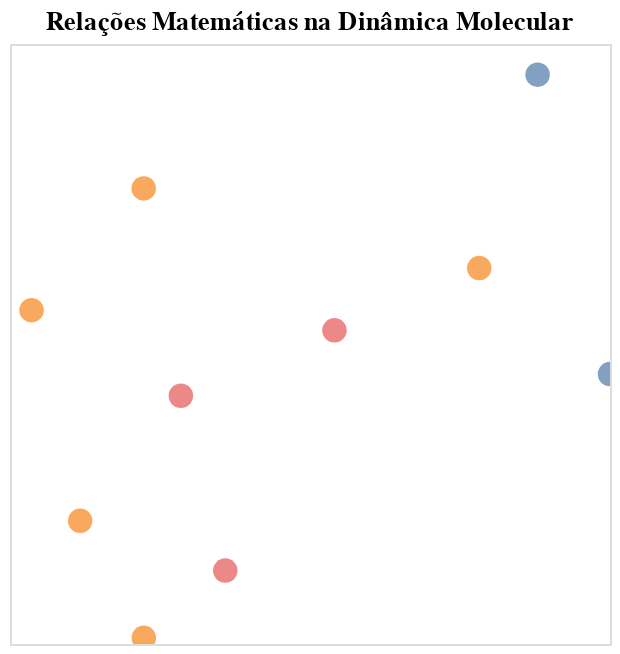

This figure's notebook cell:
### Code cell
# Criar grafo NetworkX para layout
G = nx.Graph()
for node in nodes:
    G.add_node(node['id'], group=node['group'])
for edge in edges:
    G.add_edge(edge['source'], edge['target'], relationship=edge.get('relationship', None))

# Calcular posições dos nós usando um algoritmo de layout
# Calcular posições dos nós usando um algoritmo de layout
# pos = nx.spring_layout(G, seed=42)
# pos = nx.circular_layout(G)
pos = nx.kamada_kawai_layout(G)

# Adicionar posições aos nós
for node_id, (x, y) in pos.items():
    for node in nodes:
        if node['id'] == node_id:
            node['x'] = x
            node['y'] = y
            break

# Criar gráfico Altair (sem eixos)
base = alt.Chart(alt.Data(values=nodes)).mark_circle(size=150).encode(
    x=alt.X('x:Q', axis=None),  # Remover eixo X
    y=alt.Y('y:Q', axis=None),  # Remover eixo Y
    color=alt.Color('group:N', legend=None),
    tooltip=['id:N', 'group:N']
).properties(
    title='Relações Matemáticas na Dinâmica Molecular'
).interactive()

edges_chart = alt.Chart(alt.Data(values=edges)).mark_line(point=alt.OverlayMarkDef(size=100)).encode(
    x=alt.X('source.x:Q', axis=None),  # Coordenada x do nó de origem
    y=alt.Y('source.y:Q', axis=None),  # Coordenada y do nó de origem
    x2=alt.X2('target.x:Q'),         # Coordenada x do nó de destino (corrigido)
    y2=alt.Y2('target.y:Q'),         # Coordenada y do nó de destino (corrigido)
    detail='relationship:N',
    color=alt.condition(
        alt.datum.relationship == "complementar",
        alt.value("blue"),
        alt.value("black"),  
    ),
    tooltip=[
        alt.Tooltip("source:N", title="Source"),
        alt.Tooltip("target:N", title="Target"),
        alt.Tooltip(
            field='relationship',
            type='nominal',
            title='Relationship',
        ),
    ],
).transform_filter(
    'datum.relationship'  # Filtrar relacionamentos nulos
)

chart = alt.layer(base, edges_chart)

# Salvar o gráfico em um arquivo JSON
chart.save('grafo_relacoes_dinamica_molecular_final.json')

# Exibir o gráfico
chart

### Figure 1 — Vega-Lite specification as saved in the notebook (floating-point values rounded to 4 significant figures)
{"config": {"view": {"continuousWidth": 300, "continuousHeight": 300}}, "layer": [{"data": {"values": [{"id": "Mecânica Clássica", "group": "Física", "x": 1.0, "y": -0.01524}, {"id": "Mecânica Quântica", "group": "Física", "x": 0.7828, "y": 0.6336}, {"id": "Cálculo Diferencial e Integral", "group": "Matemática", "x": 0.6077, "y": 0.2144}, {"id": "Álgebra Linear", "group": "Matemática", "x": -0.3989, "y": 0.3871}, {"id": "Estatística e Probabilidade", "group": "Matemática", "x": -0.5895, "y": -0.3331}, {"id": "Geometria Diferencial", "group": "Matemática", "x": -0.7353, "y": 0.1232}, {"id": "Teoria dos Grafos", "group": "Matemática", "x": -0.3986, "y": -0.5866}, {"id": "Sim. Monte Carlo", "group": "Métodos", "x": -0.1542, "y": -0.4408}, {"id": "Dinâmica Molecular", "group": "Métodos", "x": -0.2874, "y": -0.0621}, {"id": "Integração Numérica", "group": "Métodos", "x": 0.1734, "y": 0.07955}]}, "mark": {"type": "circle", "size": 150}, "encoding": {"color": {"field": "group", "legend": null, "type": "nominal"}, "tooltip": [{"field": "id", "type": "nominal"}, {"field": "group", "type": "nominal"}], "x": {"axis": null, "field": "x", "type": "quantitative"}, "y": {"axis": null, "field": "y", "type": "quantitative"}}, "name": "view_2", "title": "Relações Matemáticas na Dinâmica Molecular"}, {"data": {"values": [{"source": "Mecânica Clássica", "target": "Cálculo Diferencial e Integral"}, {"source": "Mecânica Quântica", "target": "Cálculo Diferencial e Integral"}, {"source": "Cálculo Diferencial e Integral", "target": "Integração Numérica"}, {"source": "Integração Numérica", "target": "Dinâmica Molecular"}, {"source": "Álgebra Linear", "target": "Dinâmica Molecular"}, {"source": "Estatística e Probabilidade", "target": "Sim. Monte Carlo"}, {"source": "Estatística e Probabilidade", "target": "Dinâmica Molecular"}, {"source": "Geometria Diferencial", "target": "Dinâmica Molecular"}, {"source": "Teoria dos Grafos", "target": "Dinâmica Molecular"}, {"source": "Sim. Monte Carlo", "target": "Dinâmica Molecular", "relationship": "complementar"}]}, "mark": {"type": "line", "point": {"size": 100}}, "encoding": {"color": {"condition": {"test": "(datum.relationship === 'complementar')", "value": "blue"}, "value": "black"}, "detail": {"field": "relationship", "type": "nominal"}, "tooltip": [{"field": "source", "title": "Source", "type": "nominal"}, {"field": "target", "title": "Target", "type": "nominal"}, {"field": "relationship", "title": "Relationship", "type": "nominal"}], "x": {"axis": null, "field": "source.x", "type": "quantitative"}, "x2": {"field": "target.x"}, "y": {"axis": null, "field": "source.y", "type": "quantitative"}, "y2": {"field": "target.y"}}, "transform": [{"filter": "datum.relationship"}]}], "params": [{"name": "param_2", "select": {"type": "interval", "encodings": ["x", "y"]}, "bind": "scales", "views": ["view_2"]}], "$schema": "https://vega.github.io/schema/vega-lite/v5.17.0.json"}
